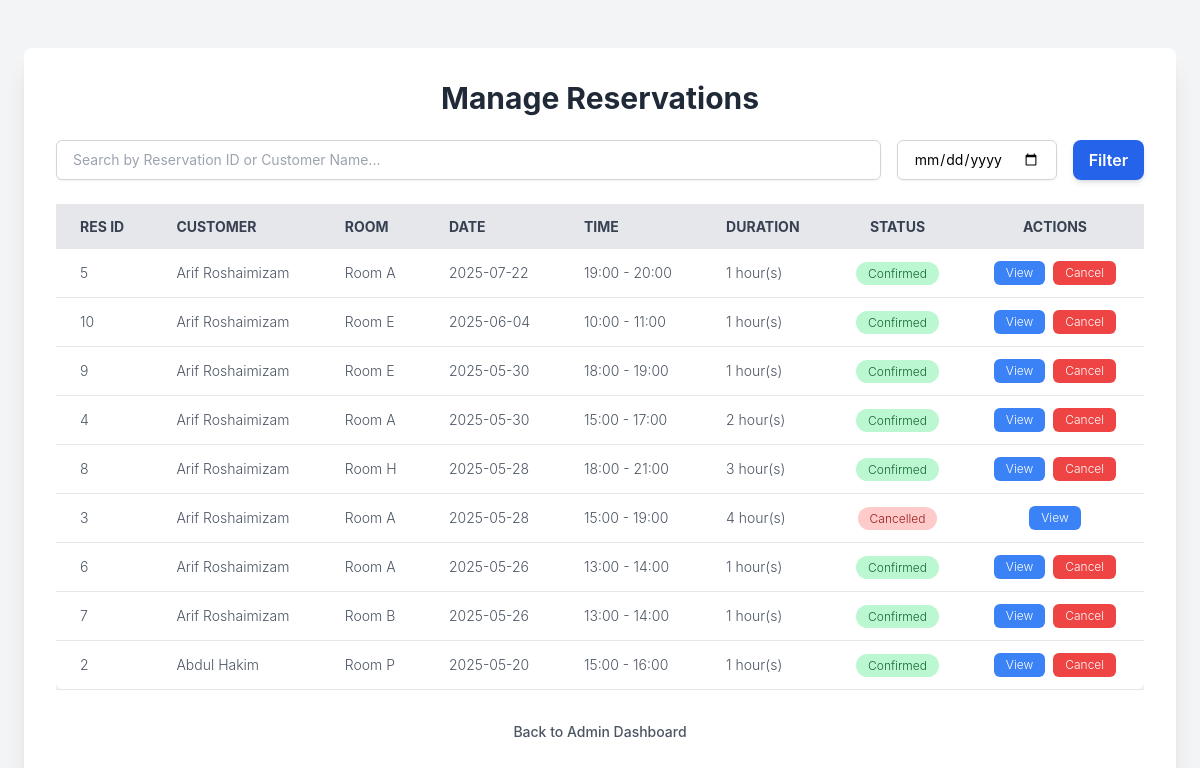
Before: /admin/manage_reservations.php (signed in) with the older database file.
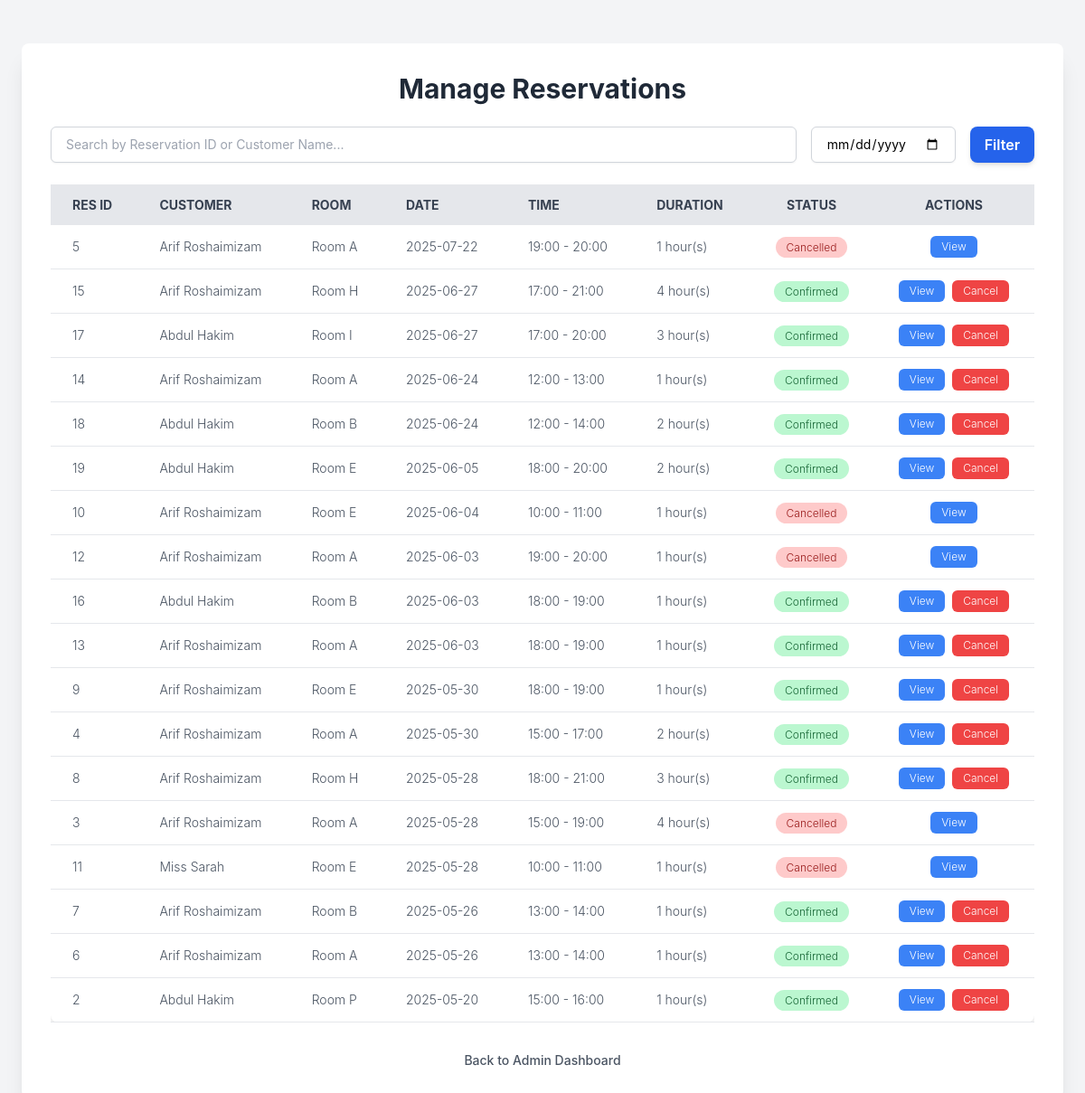
After: the same page with the newer database file.
### tables this page shows
CREATE TABLE `reservations` (
  `reservationID` int(11) NOT NULL,
  `userID` int(11) DEFAULT NULL,
  `roomID` int(11) DEFAULT NULL,
  `reservationDate` date DEFAULT NULL,
  `startTime` time DEFAULT NULL,
  `endTime` time DEFAULT NULL,
  `totalPrice` decimal(10,2) DEFAULT NULL,
  `status` enum('pending','confirmed','cancelled') DEFAULT 'pending',
  `addInfo` text NOT NULL,
  `createdAt` timestamp NOT NULL DEFAULT current_timestamp()
);

CREATE TABLE `users` (
  `userID` int(11) NOT NULL,
  `fullName` varchar(100) DEFAULT NULL,
  `email` varchar(100) DEFAULT NULL,
  `phone` varchar(20) NOT NULL,
  `password` varchar(255) DEFAULT NULL,
  `role` enum('user','admin') DEFAULT 'user',
  `createdAt` timestamp NOT NULL DEFAULT current_timestamp()
);

CREATE TABLE `rooms` (
  `roomID` int(11) NOT NULL,
  `roomName` varchar(100) DEFAULT NULL,
  `capacity` int(11) DEFAULT NULL,
  `status` enum('available','unavailable') DEFAULT 'available',
  `packageID` int(11) DEFAULT NULL
);

### admin/manage_reservations.php (the view, shortened to what this page needs)
<?php
include '../dbconfig.php';
$reservations = [];
$query = "
    SELECT
        r.reservationID,
        r.reservationDate,
        r.startTime,
        r.endTime,
        r.status,
        rm.roomName,
        u.fullName AS customerName,
        u.email AS customerEmail
    FROM
        reservations r
    LEFT JOIN
        rooms rm ON r.roomID = rm.roomID
    LEFT JOIN
        users u ON r.userID = u.userID
    ORDER BY
        r.reservationDate DESC, r.startTime DESC
";
$result = $conn->query($query);
if ($result) {
    while ($row = $result->fetch_assoc()) {
        $start = strtotime($row['startTime']);
        $end = strtotime($row['endTime']);
        $duration_seconds = $end - $start;
        $row['durationHours'] = round($duration_seconds / 3600, 1);
        $reservations[] = $row;
    }
} else {
    $message = 'Error loading reservations: ' . $conn->error;
    $messageType = 'error';
}
?>
<!DOCTYPE html>
<html lang="en">
<head>
    <script src="https://cdn.tailwindcss.com"></script>
</head>
<body class="bg-gray-100 min-h-screen flex flex-col items-center p-4">
    <div class="bg-white p-8 rounded-lg shadow-xl w-full max-w-6xl mt-8">
        <h1 class="text-3xl font-bold text-gray-800 mb-6 text-center">Manage Reservations</h1>
        <div class="mb-6 flex flex-col sm:flex-row gap-4">
            <input type="text" placeholder="Search by Reservation ID or Customer Name..." class="flex-grow px-4 py-2 border border-gray-300 rounded-md shadow-sm focus:ring-blue-500 focus:border-blue-500 sm:text-sm">
            <input type="date" class="px-4 py-2 border border-gray-300 rounded-md shadow-sm focus:ring-blue-500 focus:border-blue-500 sm:text-sm">
            <button class="bg-blue-600 text-white py-2 px-4 rounded-lg text-md font-semibold hover:bg-blue-700 transition duration-300 shadow-md">Filter</button>
        </div>
        <div class="overflow-x-auto">
            <table class="min-w-full bg-white rounded-lg shadow-md">
                <thead>
                    <tr class="bg-gray-200 text-gray-700 uppercase text-sm leading-normal">
                        <th class="py-3 px-6 text-left">Res ID</th>
                        <th class="py-3 px-6 text-left">Customer</th>
                        <th class="py-3 px-6 text-left">Room</th>
                        <th class="py-3 px-6 text-left">Date</th>
                        <th class="py-3 px-6 text-left">Time</th>
                        <th class="py-3 px-6 text-left">Duration</th>
                        <th class="py-3 px-6 text-center">Status</th>
                        <th class="py-3 px-6 text-center">Actions</th>
                    </tr>
                </thead>
                <tbody class="text-gray-600 text-sm font-light">
                    <?php if (empty($reservations)): ?>
                        <tr><td colspan="8" class="py-3 px-6 text-center text-gray-500">No reservations found.</td></tr>
                    <?php else: ?>
                        <?php foreach ($reservations as $reservation): ?>
                            <tr class="border-b border-gray-200 hover:bg-gray-100">
                                <td class="py-3 px-6 text-left whitespace-nowrap"><?php echo htmlspecialchars($reservation['reservationID']); ?></td>
                                <td class="py-3 px-6 text-left"><?php echo htmlspecialchars($reservation['customerName'] ?? 'N/A'); ?></td>
                                <td class="py-3 px-6 text-left"><?php echo htmlspecialchars($reservation['roomName'] ?? 'N/A'); ?></td>
                                <td class="py-3 px-6 text-left"><?php echo htmlspecialchars(date('Y-m-d', strtotime($reservation['reservationDate']))); ?></td>
                                <td class="py-3 px-6 text-left"><?php echo htmlspecialchars(date('H:i', strtotime($reservation['startTime']))); ?> - <?php echo htmlspecialchars(date('H:i', strtotime($reservation['endTime']))); ?></td>
                                <td class="py-3 px-6 text-left"><?php echo htmlspecialchars($reservation['durationHours']); ?> hour(s)</td>
                                <td class="py-3 px-6 text-center">
                                    <?php
                                        $statusClass = '';
                                        if ($reservation['status'] === 'confirmed') {
                                            $statusClass = 'bg-green-200 text-green-800';
                                        } elseif ($reservation['status'] === 'pending') {
                                            $statusClass = 'bg-yellow-200 text-yellow-800';
                                        } elseif ($reservation['status'] === 'cancelled') {
                                            $statusClass = 'bg-red-200 text-red-800';
                                        }
                                    ?>
                                    <span class="<?php echo $statusClass; ?> py-1 px-3 rounded-full text-xs"><?php echo htmlspecialchars(ucfirst($reservation['status'])); ?></span>
                                </td>
                                <td class="py-3 px-6 text-center">
                                    <div class="flex item-center justify-center space-x-2">
                                        <a href="view_reservation_details.php?reservation_id=<?php echo htmlspecialchars($reservation['reservationID']); ?>" class="bg-blue-500 text-white py-1 px-3 rounded-md text-xs hover:bg-blue-600 transition duration-300">View</a>
                                        <?php if ($reservation['status'] === 'pending'): ?>
                                            <form method="POST" style="display:inline;" onsubmit="return confirm('Are you sure you want to confirm this reservation?');">
                                                <input type="hidden" name="confirm_reservation" value="1">
                                                <input type="hidden" name="reservation_id" value="<?php echo htmlspecialchars($reservation['reservationID']); ?>">
                                                <button type="submit" class="bg-green-500 text-white py-1 px-3 rounded-md text-xs hover:bg-green-600 transition duration-300">Confirm</button>
                                            </form>
                                            <form method="POST" style="display:inline;" onsubmit="return confirm('Are you sure you want to cancel this reservation?');">
                                                <input type="hidden" name="cancel_reservation" value="1">
                                                <input type="hidden" name="reservation_id" value="<?php echo htmlspecialchars($reservation['reservationID']); ?>">
                                                <button type="submit" class="bg-red-500 text-white py-1 px-3 rounded-md text-xs hover:bg-red-600 transition duration-300">Cancel</button>
                                            </form>
                                        <?php elseif ($reservation['status'] === 'confirmed'): ?>
                                            <form method="POST" style="display:inline;" onsubmit="return confirm('Are you sure you want to cancel this confirmed reservation?');">
                                                <button type="submit" class="bg-red-500 text-white py-1 px-3 rounded-md text-xs hover:bg-red-600 transition duration-300">Cancel</button>
                                            </form>
                                        <?php endif; ?>
                                    </div>
                                </td>
                            </tr>
                        <?php endforeach; ?>
                    <?php endif; ?>
                </tbody>
            </table>
        </div>
        <p class="mt-8 text-center text-sm text-gray-600">
            <a href="admin_dashboard.php" class="font-medium text-gray-600 hover:text-gray-800">Back to Admin Dashboard</a>
        </p>
    </div>
</body>
</html>

### admin/manage_reservations.php (style rules this page uses)
body { font-family: 'Inter', sans-serif; }

Changed rows visible on the page:
changed reservations id 5: status "Confirmed" → "Cancelled"; no longer shows "Cancel"
added reservations: reservationID "15", userID.fullName "Arif Roshaimizam", roomID.roomName "Room H", reservationDate "2025-06-27", startTime "17:00", endTime "21:00", durationHours "4", status "Confirmed"
added reservations: reservationID "17", userID.fullName "Abdul Hakim", roomID.roomName "Room I", reservationDate "2025-06-27", startTime "17:00", endTime "20:00", durationHours "3", status "Confirmed"
added reservations: reservationID "14", userID.fullName "Arif Roshaimizam", roomID.roomName "Room A", reservationDate "2025-06-24", startTime "12:00", endTime "13:00", durationHours "1", status "Confirmed"
added reservations: reservationID "18", userID.fullName "Abdul Hakim", roomID.roomName "Room B", reservationDate "2025-06-24", startTime "12:00", endTime "14:00", durationHours "2", status "Confirmed"
added reservations: reservationID "19", userID.fullName "Abdul Hakim", roomID.roomName "Room E", reservationDate "2025-06-05", startTime "18:00", endTime "20:00", durationHours "2", status "Confirmed"
changed reservations id 10: status "Confirmed" → "Cancelled"; no longer shows "Cancel"
added reservations: reservationID "12", userID.fullName "Arif Roshaimizam", roomID.roomName "Room A", reservationDate "2025-06-03", startTime "19:00", endTime "20:00", durationHours "1", status "Cancelled"
added reservations: reservationID "16", userID.fullName "Abdul Hakim", roomID.roomName "Room B", reservationDate "2025-06-03", startTime "18:00", endTime "19:00", durationHours "1", status "Confirmed"
added reservations: reservationID "13", userID.fullName "Arif Roshaimizam", roomID.roomName "Room A", reservationDate "2025-06-03", startTime "18:00", endTime "19:00", durationHours "1", status "Confirmed"
added reservations: reservationID "11", userID.fullName "Miss Sarah", roomID.roomName "Room E", reservationDate "2025-05-28", startTime "10:00", endTime "11:00", durationHours "1", status "Cancelled"
shown differently, row unchanged: reservations id 7: moves up the list
